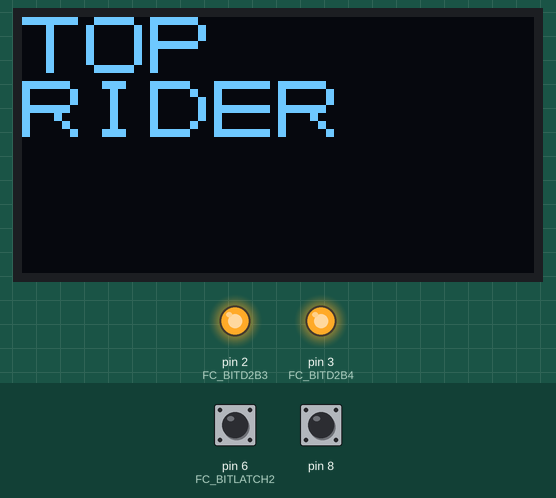
The sketch below on a simulated Arduino Pro Mini, built with avr-gcc and run on an emulated ATmega328P. On the bench: 128×64 one-colour display, output pins drawn as LEDs (lit = HIGH). Wiring (inferred from the names in the program): SSD1306 OLED at I2C address 0x3C. The test bench sets the inputs (shaded band); at power-on: pin 6 (FC_BITLATCH2) HIGH, pin 8 HIGH. What the sketch prints to the serial monitor is not drawn.

Above: at 0.3 s.

The sketch:

FC_TOPRIDER.ino
```cpp
// DIY FC TOPRIDER by takuya matsubara
// for Atmega168/328  5V/16MHz(Arduino Pro/Pro Mini)

#include <Wire.h>
#include"8x8font.h"

#define USE_OLED  1      // OLED(SSD1306) :0=not use / 1=use

// BUTTON
#define BUTTON_PORT PORTB     // port
#define BUTTON_PIN  PINB      // pin
#define BUTTON_DDR  DDRB      // direction
#define BUTTON_BITACCEL  (1<<0) // アクセル
#define BUTTON_BITBRAKE  (1<<1) // ブレーキ
#define BUTTON_BITSELECT (1<<2) // セレクト
#define BUTTON_BITSTART  (1<<5) // スタート
#define BUTTON_BITSHIFT  (1<<4) // シフト

// FC
#define FC_PORT PORTD       // Data/Clock port
#define FC_PIN  PIND        // Data/Clock pin
#define FC_DDR  DDRD        // Data/Clock direction
#define FC_BITD2B3 (1<<2)   // P2.bit3 data mask
#define FC_BITD2B4 (1<<3)   // P2.bit4 data mask
#define FC_BITLATCH2 (1<<6) // LATCH2(OUT1) mask
#define FC_BITCLK2 (1<<7)   // P2 clock mask
#define UNTIL_FCCLK2_H while((FC_PIN&FC_BITCLK2)==0)
#define UNTIL_FCCLK2_L while((FC_PIN&FC_BITCLK2)!=0)
#define FC_D2B3_L  FC_PORT&=~FC_BITD2B3
#define FC_D2B3_H  FC_PORT|=FC_BITD2B3
#define FC_D2B4_L  FC_PORT&=~FC_BITD2B4
#define FC_D2B4_H  FC_PORT|=FC_BITD2B4
#define UNTIL_LATCH2_H while((FC_PIN&FC_BITLATCH2)==0)
#define UNTIL_LATCH2_L while((FC_PIN&FC_BITLATCH2)!=0)

#define CPUHZ 16000000  // CPU frequency[Hz]
#define PRS1  1         // timer1 prescaler
#define T1HZ  (CPUHZ/PRS1)  // timer1 freq.[Hz]
#define TIMER_10USEC   (unsigned int)(0x10000-(T1HZ/100000))
#define TIMER_1MSEC    (unsigned int)(0x10000-(T1HZ/1000))

// timer initialize
void timer_init(void)
{
  // timer1 prescaler
  TCCR1A = 0;
  TCCR1B = 1;
  // 0: No clock source (Timer/Counter stopped).
  // 1: clock /1 (No prescaling)
  // 2: clock /8 (From prescaler)
  // 3: clock /64 (From prescaler)
  // 4: clock /256 (From prescaler)
  // 5: clock /1024 (From prescaler)
}

//----- wait micro second
void timer_uswait(unsigned int limitcnt)
{
  TCNT1 = limitcnt;
  TIFR1 |= (1 << TOV1);  // clear TOV1
  while(!(TIFR1 & (1 << TOV1)));  // TIFR1が1になるまで待つ
}

//---- ADC
//---- AD init
void adc_init(void)
{
//#define ADCLOCK  0 // clock 1/2
//#define ADCLOCK  1 // clock 1/2
#define ADCLOCK  2 // clock 1/4
//#define ADCLOCK  3 // clock 1/8
//#define ADCLOCK  4 // clock 1/16
//#define ADCLOCK  5 // clock 1/32
//#define ADCLOCK  6 // clock 1/64
//#define ADCLOCK  7 // clock 1/128
  DDRC &= ~((1<<1)|(1<<0));   // input
  PORTC &= ~((1<<1)|(1<<0));  // no pull up
  ADCSRA = (1<<ADEN)|(0<<ADIE)|(1<<ADIF) | ADCLOCK;
// ADEN: ADC enable
// ADIF: ADC interrupt flag
// ADIE: ADC interrupt enable 1=enable/0=disable
  ADCSRB = 0;
}

//---- AD start(チャンネル番号) 戻り値は0～255
unsigned char adc_get(char adchan)
{
  int tempcnt;
  ADMUX = (1<<REFS0) | adchan; // select AD channel
  timer_uswait(TIMER_10USEC);
  ADCSRA |= (1<<ADSC);  // AD start
  while((ADCSRA & (1<<ADIF))==0){
  }
  tempcnt = (int)ADCL;
  tempcnt += ((int)ADCH) << 8;
  return((unsigned char)(tempcnt >> 2));
}

//----VRAM
#define VRAMW 128 // [pixel]
#define VRAMH 64  // [pixel]
#define VRAMSIZE (VRAMW*VRAMH/8)
unsigned char vram[VRAMSIZE];
#define TEXTZOOMX 2
#define TEXTZOOMY 2
#define FONTW (TEXTZOOMX*8)
#define FONTH (TEXTZOOMY*8)

//---- vram all clear
void vram_clear(void)
{
  int vsize;
  unsigned char *p;
  p = &vram[0];
  vsize = VRAMSIZE;
  while(vsize--){
    *p++ = 0;
  }
}

//---- vram get
char vram_pget(unsigned char x,unsigned char y){
  int adr;
  unsigned char mask;
  if((x>=VRAMW)||(y>=VRAMH))return(0);
  adr = x+(VRAMW*(y/8));
  mask = (1<<(y % 8));
  if(vram[adr] & mask){
    return(1);
  }else{
    return(0);
  }
}

//---- vram put
void vram_pset(unsigned char x,unsigned char y,char color){
  int adr;
  unsigned char mask;
  if((x>=VRAMW)||(y>=VRAMH))return;
  adr = x+(VRAMW*(y/8));
  mask = (1<<(y % 8));
  if(color==1){
    vram[adr] |= mask;
  }else if(color==0){
    vram[adr] &= ~mask;
  }else{
    vram[adr] ^= mask;
  }
}

//---- put chara( x,y,ch)
void vram_putch(unsigned char textx,unsigned char texty, unsigned char ch)
{
  char color;
  unsigned char i,j,bitdata;
  unsigned char x,y,xd,yd;
  PGM_P p;

  if(ch < 0x20)return;
  ch -= 0x20;
  p = (PGM_P)font;
  p += ((int)ch * 8);

  for(i=0 ;i<8 ;i++) {
    bitdata = pgm_read_byte(p++);
    for(j=0; j<8; j++){
      if(bitdata & ((1<<7)>>j)){
        color=1;
      }else{
        color = 0;
      }
      x = textx+(j*TEXTZOOMX);
      y = texty+(i*TEXTZOOMY);
      for(xd=0;xd<TEXTZOOMX;xd++){
        for(yd=0;yd<TEXTZOOMY;yd++){
          vram_pset(x+xd,y+yd,color);
        }
      }
    }
  }
}

//---- print HEX
void vram_puthex(unsigned char x,unsigned char y,char num)
{
  char temp;
  temp = ((num >> 4) & 0x0f)+'0';
  if(temp > '9')temp += ('A'-('9'+1));
  vram_putch(x,y,temp);
  x += FONTW;

  temp = (num & 0x0f)+'0';
  if(temp > '9')temp += ('A'-('9'+1));
  vram_putch(x,y,temp);
}

//---- print string on PROGMEM
void vram_putstr_pgm(unsigned char x,unsigned char y,PGM_P p)
{
  char temp;
  while(1){
    temp = pgm_read_byte(p++);
    if(temp==0)break;
    vram_putch(x,y,temp);
    x += FONTW;
    if(x+(FONTW-1) >= VRAMW){
      x=0;
      y+=FONTH;
    }
  }
}

//---- print string
void vram_putstr(unsigned char x,unsigned char y,char *p)
{
  while(*p!=0){
    vram_putch(x,y,*p++);
    x += FONTW;
    if(x+(FONTW-1) >= VRAMW){
      x=0;
      y+=FONTH;
    }
  }
}

//---- box fill(X1,Y1,X2,Y2,color)
void vram_fill(int x1 ,int y1 ,int x2 ,int y2 ,char color)
{
  int x,y;

  for(y=y1; y<=y2; y++){
    for(x=x1; x<=x2; x++){
      vram_pset(x, y ,color); //ドット描画
    }
  }
}

//---- draw line(X1,Y1,X2,Y2,color)
void vram_line(int x1 ,int y1 ,int x2 ,int y2 ,char color)
{
  int xd;    // X2-X1座標の距離
  int yd;    // Y2-Y1座標の距離
  int xs=1;  // X方向の1pixel移動量
  int ys=1;  // Y方向の1pixel移動量
  int e;

  xd = x2 - x1;  // X2-X1座標の距離
  if(xd < 0){
    xd = -xd;  // X2-X1座標の絶対値
    xs = -1;    // X方向の1pixel移動量
  }
  yd = y2 - y1;  // Y2-Y1座標の距離
  if(yd < 0){
    yd = -yd;  // Y2-Y1座標の絶対値
    ys = -1;    // Y方向の1pixel移動量
  }
  vram_pset(x1, y1 ,color); //ドット描画
  e = 0;
  if( yd < xd ) {
    while( x1 != x2) {
      x1 += xs;
      e += (2 * yd);
      if(e >= xd) {
        y1 += ys;
        e -= (2 * xd);
      }
      vram_pset(x1, y1 ,color); //ドット描画
    }
  }else{
    while( y1 != y2) {
      y1 += ys;
      e += (2 * xd);
      if(e >= yd) {
        x1 += xs;
        e -= (2 * yd);
      }
      vram_pset(x1, y1 ,color); //ドット描画
    }
  }
}

//---- scroll
void vram_scroll(char x1,char y1){
  unsigned char x,y;
  char color;
  for(y=0;y<VRAMH;y++){
    for(x=0;x<VRAMW;x++){
      color = vram_pget(x+x1, y+y1);
      vram_pset(x,y,color);
    }
  }
}

//----OLED(SD1306)
#if USE_OLED

#define OLEDADDR 0x78 // SSD1306 slave address

// OLED(SSD1306)
#define SET_CONTRAST_CONTROL  0x81
#define SET_CHARGE_PUMP       0x8D
#define SET_ADDRESSING_MODE   0x20
#define SET_DISPLAY_STARTLINE 0x40
#define SET_SEGMENT_REMAP     0xA1
#define SET_ENTIRE_DISPLAY    0xA4
#define SET_DISPLAY_NORMAL    0xA6
#define SET_MULTIPLEX_RATIO   0xA8
#define SET_DISPLAY_ON        0xAF
#define SET_COM_OUTPUT_SCAN   0xC8
#define SET_DISPLAY_OFFSET    0xD3
#define SET_OSCILLATOR_FREQ   0xD5
#define SET_COM_PINS_HARDWARE 0xDA
#define SET_COLUMN_ADDRESS    0x21   //start,end
#define SET_PAGE_ADDRESS      0x22   //start,end

// SSD1306:
void oled_command(unsigned char data)
{
  Wire.beginTransmission(OLEDADDR >> 1);
  Wire.write(0b10000000); // control(single + command)
  Wire.write(data);
  Wire.endTransmission();
}

//SSD1306:
void oled_command2(unsigned char data1,unsigned char data2)
{
  Wire.beginTransmission(OLEDADDR >> 1);
  Wire.write(0b00000000); // control(Continuation + command)
  Wire.write(data1);
  Wire.write(data2);
  Wire.endTransmission();
}

// SSD1306: initialize
void oled_init(void)
{
  Wire.setClock(400000);
  delay(50);
  oled_command2(SET_MULTIPLEX_RATIO , 0x3F);  // multiplex ratio
  oled_command2(SET_DISPLAY_OFFSET,0);
  oled_command(SET_DISPLAY_STARTLINE);  // starting address of display RAM
  oled_command(SET_COM_OUTPUT_SCAN);
  oled_command(SET_SEGMENT_REMAP);  // column address and the segment driver
  oled_command2(SET_COM_PINS_HARDWARE, 0x12);
  oled_command2(SET_CONTRAST_CONTROL , 0x80);
  oled_command(SET_ENTIRE_DISPLAY); // entire display “ON” stage
  oled_command(SET_DISPLAY_NORMAL);
  oled_command2(SET_OSCILLATOR_FREQ  , 0x80);
  oled_command2(SET_ADDRESSING_MODE  ,0);
  oled_command2(SET_CHARGE_PUMP , 0x14);  // Enable charge pump
  oled_command(SET_DISPLAY_ON);
  delay(1);
  vram_line(0,0,VRAMW-1,VRAMH-1,1);
  vram_line(VRAMW-1,0,0,VRAMH-1,1);
  oled_redraw();
}

// SSD1306:screen update
void oled_redraw(void){
  int i,addr;

  Wire.beginTransmission(OLEDADDR >> 1);
  Wire.write(0b00000000); // control(Continuation + command)
  Wire.write(SET_COLUMN_ADDRESS);
  Wire.write(0);       // start column
  Wire.write(VRAMW-1); // end column
  Wire.write(SET_PAGE_ADDRESS);
  Wire.write(0);           // start page
  Wire.write((VRAMH/8)-1); // end page
  Wire.endTransmission();

  addr =0;
  while(addr < VRAMSIZE){
    Wire.beginTransmission(OLEDADDR >> 1);
    Wire.write(0b01000000); //control(Continuation + data)
    for(i=0; i<8; i++){
     Wire.write(vram[addr++]);
    }
    Wire.endTransmission();
  }
}
#endif // USE_OLED

//----デバッグ用
void shiftsw_test(void)
{
  unsigned char btn;
  char shift;

#if USE_OLED
  vram_clear();
  vram_putstr(0,FONTH*0,"SHIFT");
#endif

  while(1){
    btn = ~BUTTON_PIN;
    if(btn & BUTTON_BITSHIFT){
      shift = 1;
    }else{
      shift = 0;
    }

#if USE_OLED
    vram_putch(112,FONTH*0,'0'+shift);
    oled_redraw();
#endif
    delay(16);
  }
}

//----デバッグ用
void button_test(void)
{
  unsigned char btn;
  char accel,brake,select,start,shift;

#if USE_OLED
  vram_clear();
  vram_putstr(0,FONTH*0,"ACCEL");
  vram_putstr(0,FONTH*1,"BRAKE");
  vram_putstr(0,FONTH*2,"SELECT");
  vram_putstr(0,FONTH*3,"START");
  oled_redraw();
#endif

  while(1){
    btn = ~BUTTON_PIN; // ボタン=ONでビットが1になる
    if(btn & BUTTON_BITACCEL){
      accel = 1;
    } else {
      accel = 0;
    }
    if(btn & BUTTON_BITBRAKE){
      brake = 1;
    }else{
      brake = 0;
    }
    if(btn & BUTTON_BITSELECT){
      select = 1;
    } else {
      select = 0;
    }
    if(btn & BUTTON_BITSTART){
      start = 1;
    } else {
      start = 0;
    }
    if(btn & BUTTON_BITSHIFT){
      shift = 1;
    } else {
      shift = 0;
    }

#if USE_OLED
    vram_fill(FONTH*7,0,FONTH*8,63,0);
    vram_putch(FONTH*7,FONTH*0,'0'+accel);
    vram_putch(FONTH*7,FONTH*1,'0'+brake);
    vram_putch(FONTH*7,FONTH*2,'0'+select);
    vram_putch(FONTH*7,FONTH*3,'0'+start);
    oled_redraw();
#endif
    delay(16);
  }
}

//----デバッグ用
void joystick_test()
{
  unsigned char adc_x,adc_y;
  int x,y;

  while(1){
    adc_x = adc_get(1);  // X座標
    adc_y = adc_get(0);  // Y座標
    adc_x = 0xff-adc_x;   // X座標の向きを反転
//    adc_y = 0xff-adc_y;   // Y座標の向きを反転

#if USE_OLED
    vram_clear();
    vram_puthex(64,FONTH*0,adc_y);
    vram_puthex(64,FONTH*1,adc_x);
    x = adc_x/(256/VRAMH);
    y = adc_y/(256/VRAMH);
    vram_line(x-16,y,x+16,y,1);
    vram_line(x,y-16,x,y+16,1);
    oled_redraw();
#endif
    delay(16);
  }
}

//----デバッグ用 パルスカウント
void pulse_test(void){
#define TARGET FC_BITLATCH2
  char edge = 1;
  unsigned char pulsecnt=0;
  unsigned int tempcnt=0;

#if USE_OLED
  vram_clear();
  vram_putstr(0,FONTH*0,"PULSE");
  vram_putstr(0,FONTH*1,"COUNT");
  oled_redraw();
#endif

  cli(); //割り込み禁止
  TCNT1 = TIMER_1MSEC;
  TIFR1 |= (1 << TOV1);  // clear TOV1

  while(1){
    if(edge==0){
      if(FC_PIN & TARGET){ // 立ち上がり検出
        edge=1;
        pulsecnt++;
      }
    }else{
      if((FC_PIN & TARGET)==0){ // 立ち下がり検出
        edge=0;
      }
    }
    if(TIFR1 & (1 << TOV1)){  // 1mSec経過
      TCNT1 = TIMER_1MSEC;
      TIFR1 |= (1 << TOV1);  // clear TOV1
      tempcnt++;
      if(tempcnt >= 1000){ // 1Sec経過
        tempcnt = 0;
#if USE_OLED
        sei(); //割り込み許可
        vram_fill(32,32,32+15,32+31,0);
        vram_puthex(32,32,pulsecnt);
        oled_redraw();
        cli(); //割り込み禁止
#endif
        pulsecnt=0;
      }
    }
  }
}

// 傾きテーブル
// Right.bit1/ Left.bit1/ Right.bit0/ Left.bit0
char angle_data[] ={
  0b0101,  // Left=3,Right=0
  0b0100,  // Left=2,Right=0
  0b0001,  // Left=1,Right=0
  0b0000,  // Left=0,Right=0
  0b0000,  // Left=0,Right=0
  0b0010,  // Left=0,Right=1
  0b1000,  // Left=0,Right=2
  0b1010   // Left=0,Right=3
};

//----
void pad_control(void)
{
  unsigned char adc_x,adc_y;
  unsigned char btn;
  int angle;
  unsigned char senddata3,senddata4;
  char loopcnt;

#if USE_OLED
  vram_clear();
  vram_putstr(0,FONTH*0,"TOP");
  vram_putstr(0,FONTH*1,"RIDER");
  oled_redraw();
#endif
  cli(); //割り込み禁止

  while(1){
    adc_x = adc_get(1);  // アナログスティック X方向
    adc_y = adc_get(0);  // アナログスティック Y方向
//    adc_x = 0xff-adc_x;   // X方向を反転
//    adc_y = 0xff-adc_y;   // Y方向を反転
    angle = adc_x / 32;   // X方向の角度(0～7) 3～4が水平

    // 送信データ
    senddata3 = 0xff;
    senddata4 = (~angle_data[angle] << 3) | 0x07; // 傾き

    btn = ~BUTTON_PIN; // ボタン=ONでビットが1になる
    if(btn & BUTTON_BITACCEL){
      senddata3 &= ~(1<<7);   // Turbo
//      senddata3 &= ~(1<<3);   // Fast
//      senddata3 &= ~(1<<2);   // Slow
    }
    if(btn & BUTTON_BITBRAKE){
      senddata4 &= ~(1<<2);
    }
    if(btn & BUTTON_BITSHIFT){
      senddata4 &= ~(1<<1);
    }
    if(btn & BUTTON_BITSTART){
      senddata3 &= ~(1<<1);
    }
    if(btn & BUTTON_BITSELECT){
      senddata3 &= ~(1<<0);
    }
    if(adc_y > (256*5/6)){
      senddata4 &= ~(1<<0); // ウイリー
    }

    UNTIL_LATCH2_H;  // ラッチ2=Hを待つ
    UNTIL_LATCH2_L;  // ラッチ2=Lを待つ

    // 上位から8bit送信
    loopcnt=8;
    while(loopcnt--){
      if(senddata3 & 0x80){
        FC_D2B3_H;
      }else{
        FC_D2B3_L;
      }
      if(senddata4 & 0x80){
        FC_D2B4_H;
      }else{
        FC_D2B4_L;
      }
      senddata3 <<= 1;
      senddata4 <<= 1;
      UNTIL_FCCLK2_L; // CLK2=Lowを待つ
      UNTIL_FCCLK2_H; // CLK2=Highを待つ
    }
  }
}

//----
void setup() {
  BUTTON_DDR &= ~(BUTTON_BITSTART + BUTTON_BITSELECT
    + BUTTON_BITACCEL + BUTTON_BITBRAKE + BUTTON_BITSHIFT );

  // PULL UP
  BUTTON_PORT |= (BUTTON_BITSTART + BUTTON_BITSELECT
    + BUTTON_BITACCEL + BUTTON_BITBRAKE + BUTTON_BITSHIFT );

  FC_DDR |= (FC_BITD2B3 + FC_BITD2B4);

  FC_DDR &= ~(FC_BITCLK2 + FC_BITLATCH2);
  FC_PORT |= (FC_BITCLK2 + FC_BITLATCH2 + FC_BITD2B3 + FC_BITD2B4);

#if USE_OLED
  oled_init();
#endif
  adc_init();

  // デバッグ用
  Serial.begin(115200);
  while (!Serial) {
  }
  delay(50);
  Serial.print("start");
  Serial.flush();
}

//----
void loop() {
//  shiftsw_test(); // デバッグ用　シフトスイッチのテスト
//  button_test();  // デバッグ用　ボタンのテスト
//  joystick_test(); // デバッグ用　アナログスティックのテスト
//  pulse_test(); // デバッグ用　パルスのカウント

  pad_control();
}
```

Source omitted: 8x8font.h (data table, 5052 bytes)
